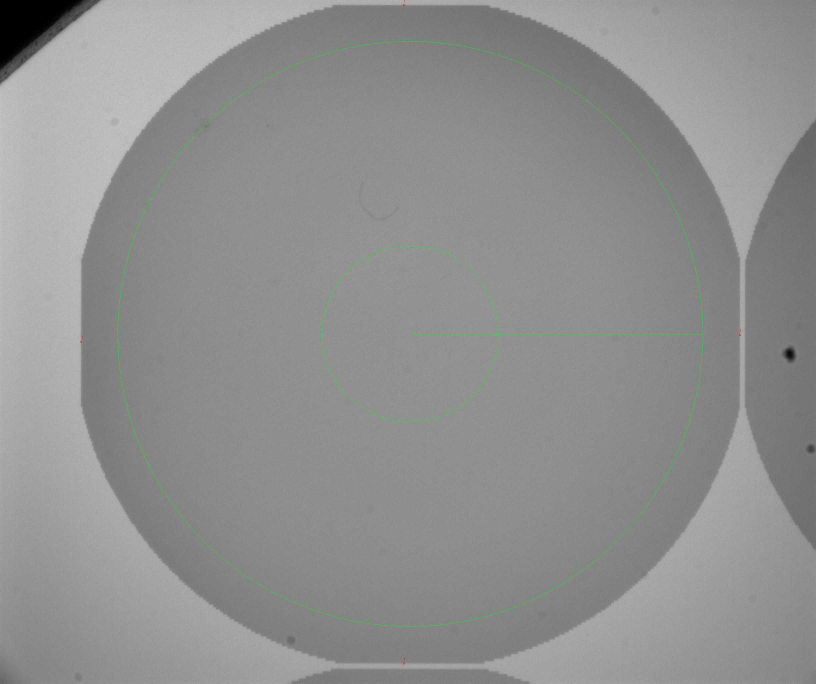
#> input picture tests/img/OSD185236-Analysees-01-01.jpg, 2448 x 2050 px, found by its file name (shown at 1/3 size); its folder holds only this picture in this run
$ python testhash.py
#> lines starting #> are read from the running program, lines starting #| are printed output that depends on the picture
import hashlib
import os
import base64
import json
from PIL import Image, ImageEnhance, ImageStat
import math

image = (2500, 2000)
nbPix = image[0]*image[1]
print(nbPix)
res = 13E-6
inceptioninput = 299
vgg16iput = 224

ratio = image[0]*0.9/vgg16iput
print(ratio) #10
precision = res * ratio
print(precision) #130µ
# Center precision
print((image[0]*0.5 / vgg16iput) * res) #73µ

h = hashlib.blake2b(b"Hello World")
print(h.hexdigest())
l = os.listdir("img")
print(l)
i = 0
db = []
for e in l:
    if os.path.isfile(f"img/{e}"):
        o = {"id": i, "name": e}
        i += 1
        with open(f"img/{e}", "rb") as f:
            b = f.read()
            h = hashlib.blake2b(b)
            d = h.digest()
            b64 = base64.b64encode(d).decode('utf-8')
            o["h"] = b64
        with Image.open(f"img/{e}") as im:
#> im is the input picture: PIL image 2448x2050 RGB; mean R, G, B 143.6, 144, 143.7
            o["size"] = im.size
            o["format"] = im.format
            o["mode"] = im.mode
            region = im.crop((100,100,im.size[0]-100,im.size[1]-100))
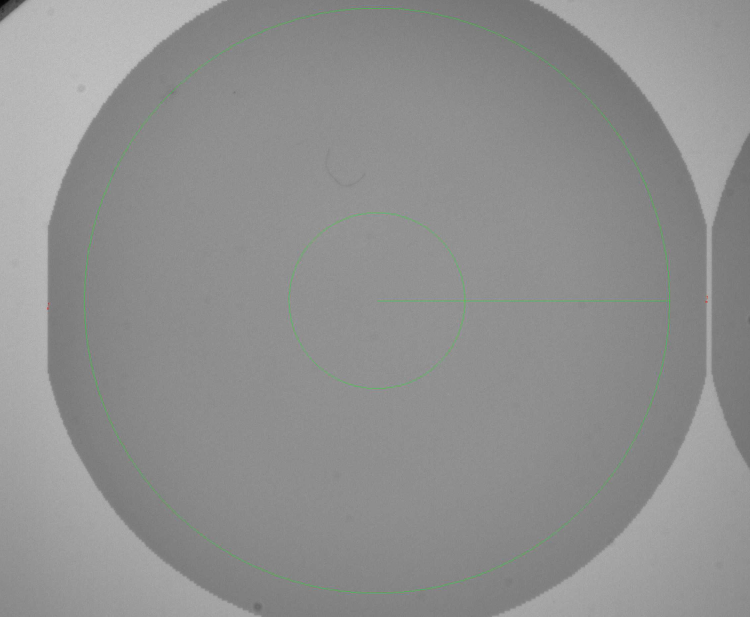
#> region: PIL image 2248x1850 RGB (shown at 1/3 size); mean R, G, B 143.8, 144.2, 143.8
            region.save(f"img/crop/{e}")
            out = region.transpose(Image.FLIP_LEFT_RIGHT)
            out.save(f"img/crop/flr-{e}")
            out = region.transpose(Image.FLIP_TOP_BOTTOM)
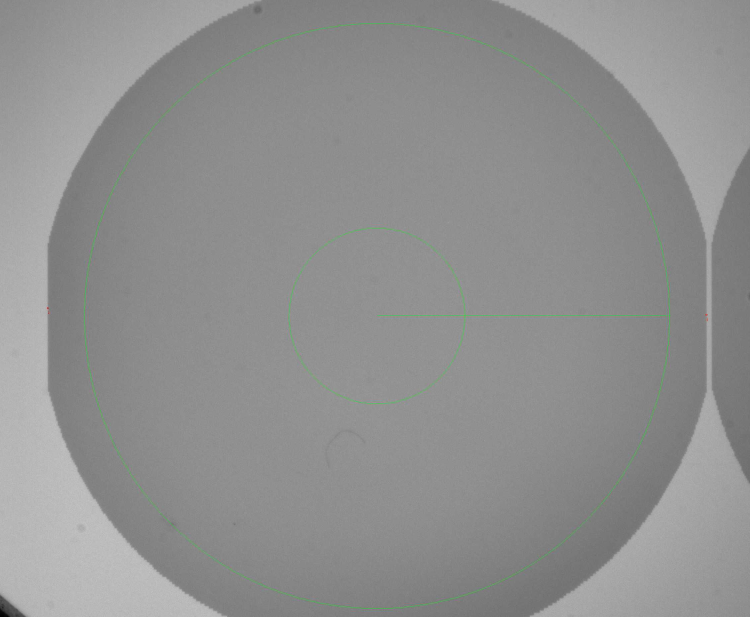
#> out: PIL image 2248x1850 RGB (shown at 1/3 size); mean R, G, B 143.8, 144.2, 143.8
            out.save(f"img/crop/ftb-{e}")
            out = region.transpose(Image.ROTATE_90)
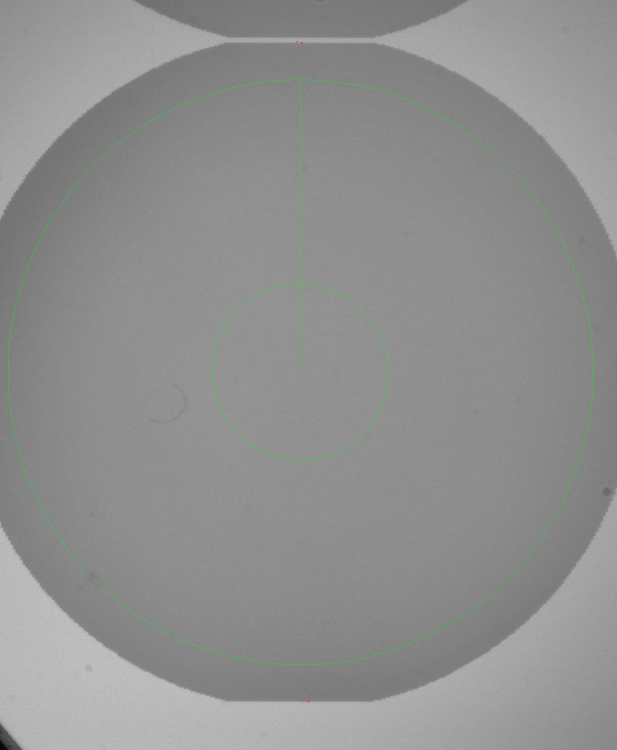
#> out: PIL image 1850x2248 RGB (shown at 1/3 size); mean R, G, B 143.8, 144.2, 143.8
            out.save(f"img/crop/r90-{e}")
            out = region.transpose(Image.ROTATE_180)
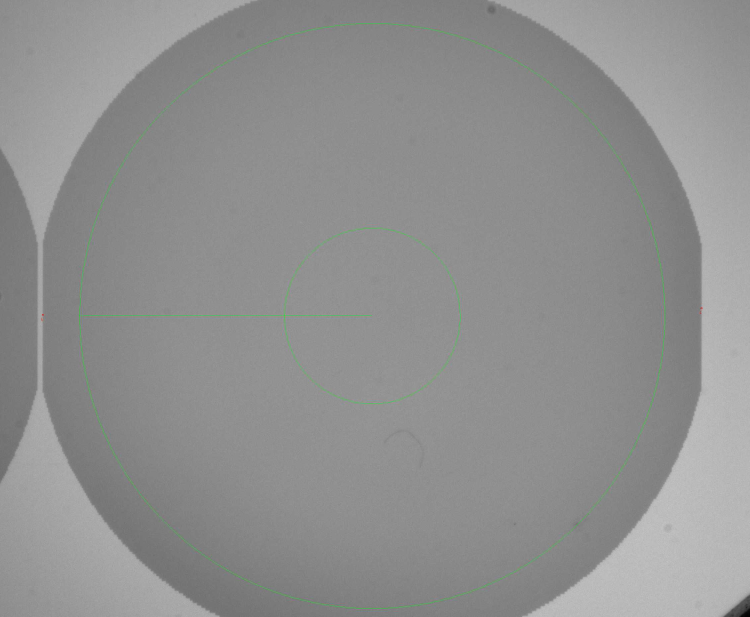
#> out: PIL image 2248x1850 RGB (shown at 1/3 size); mean R, G, B 143.8, 144.2, 143.8
            out.save(f"img/crop/r180-{e}")
            out = region.transpose(Image.ROTATE_270) # On peut ajouter TRANSPOSE (diag) TRANSVERSE (oppositediag) FLIP+ROTATE
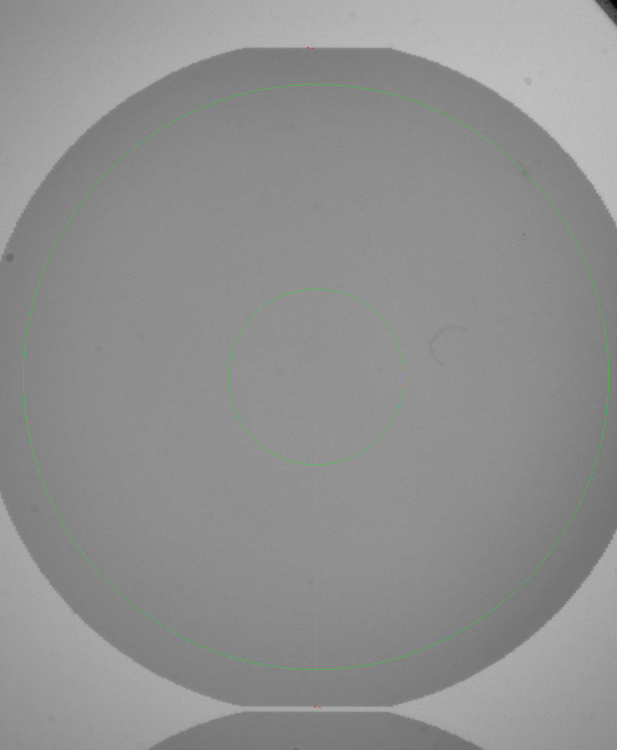
#> out: PIL image 1850x2248 RGB (shown at 1/3 size); mean R, G, B 143.8, 144.2, 143.8
            # TRANSPOSE ET TRANSERVE ne servent à rien : https://github.com/python-pillow/Pillow/blob/master/Tests/test_image_transpose.py
            out.save(f"img/crop/r270-{e}")
            ie = ImageEnhance.Contrast(region)
            out = ie.enhance(1.3)
#> out: PIL image 2248x1850 RGB
            out.save(f"img/crop/contrast30-{e}")
            ie = ImageEnhance.Brightness(region)
            out = ie.enhance(1.2)
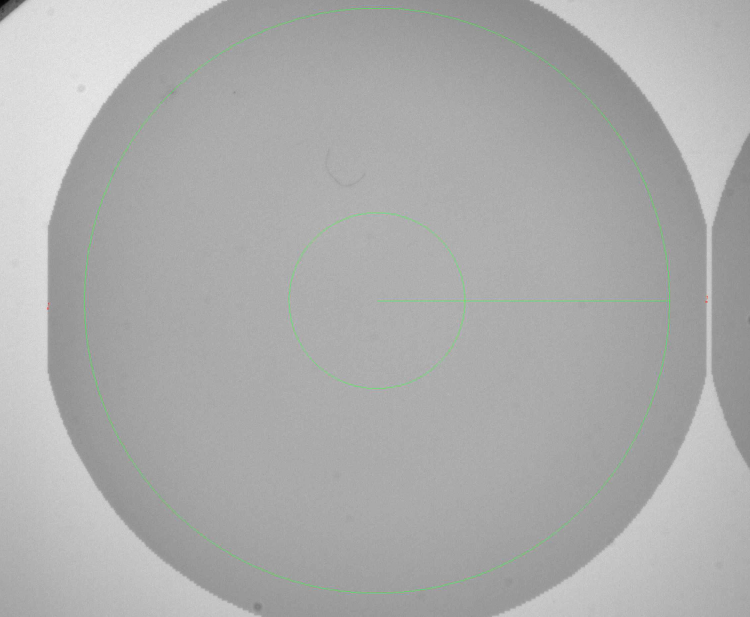
#> out: PIL image 2248x1850 RGB (shown at 1/3 size); mean R, G, B 172.1, 172.6, 172.1
            out.save(f"img/crop/bright20-{e}")
            b20 = out
            out = region.convert("L")
#> out: PIL image 2248x1850 L
            out.save(f"img/crop/gray-{e}")

            gray = out

            stat = ImageStat.Stat(region)
            o["lum"] = stat.mean[0]
            o["std"] = stat.stddev[0]
            #stat = ImageStat.Stat(b20)
            #o["lum2"] = stat.mean[0]

            out = region.point(lambda i: i * 1.2)
#> out: PIL image 2248x1850 RGB
            out.save(f"img/crop/dot12-{e}")
            #stat = ImageStat.Stat(out)
            #o["lum3"] = stat.mean[0]

            stat = ImageStat.Stat(region)
            out = region.point(lambda i: int(min(255, max(0, i - stat.mean[0] + 128))))
            out.save(f"img/crop/lcenter-{e}")

            stat = ImageStat.Stat(region)
            out = region.point(lambda i: min(255, int(max(0, ((i - stat.mean[0]) / stat.stddev[0]) * (128 / 3) + 128))))
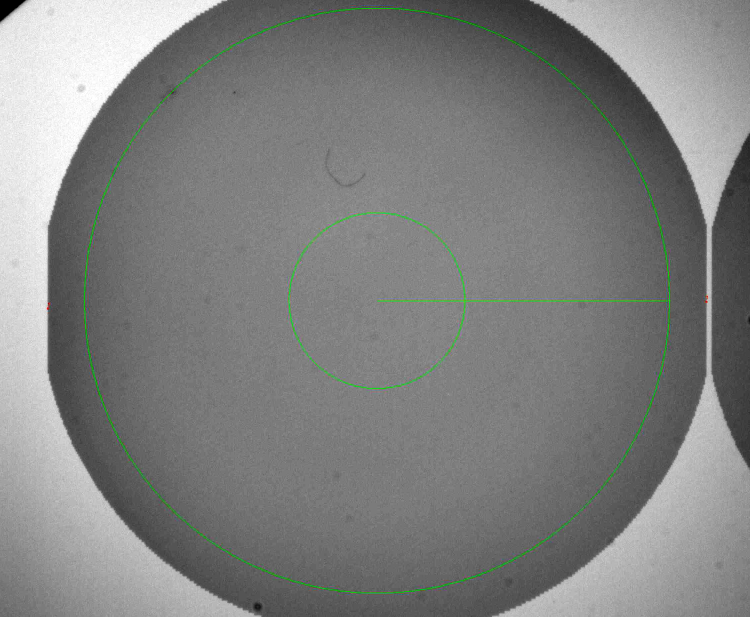
#> out: PIL image 2248x1850 RGB (shown at 1/3 size); mean R, G, B 127.6, 128.7, 127.6
            out.save(f"img/crop/autoadjust-{e}")

            r = 300
            for x in range(im.size[0]):
                for y in range(im.size[1]):
                    d = math.sqrt(((x - (im.size[0] / 2)) ** 2) + ((y - (im.size[1] / 2)) ** 2))
                    if d > r:
#> (the run stopped early here; a loop or call above may not have finished)
